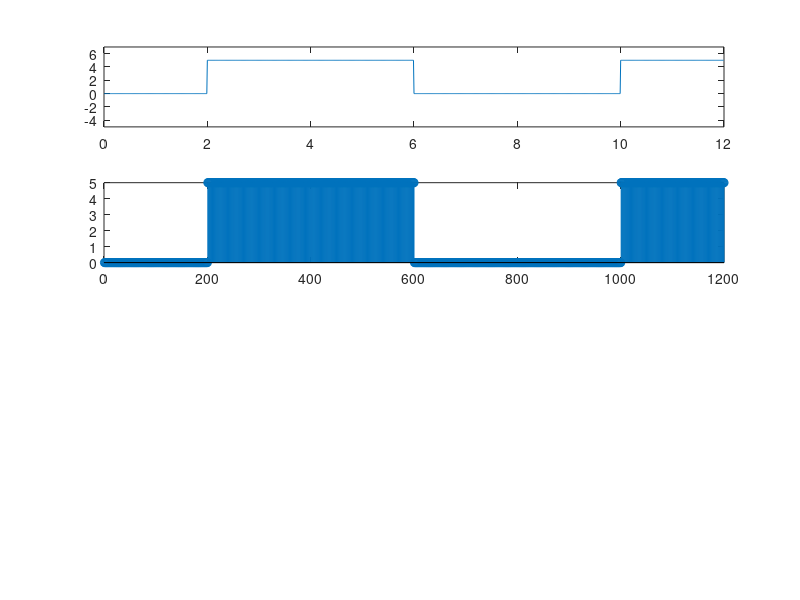

Write MATLAB code to recreate this figure.
clc;
close all;
clear all;

bits=[0,1,1,0,0,1];
bit_dur=2;

T=length(bits)*bit_dur;
fs=100;
t=0:1/fs:T-(1/fs);

for i=1:length(bits)
    if bits(i)==0
        x((i-1)*fs*bit_dur+1:i*fs*bit_dur)=0;
    else
        x((i-1)*fs*bit_dur+1:i*fs*bit_dur)=5;
    end
end
subplot(4,1,1);
plot(t,x);
ylim([-5,7]);
subplot(4,1,2);
stem(x);
%demodulation
for i=1:length(x)/(fs*bit_dur)
    if x(1,(i-1)*fs*bit_dur+1:i*fs*bit_dur) == zeros(1,fs*bit_dur)
        disp(0)
    else
        disp(1)
    end
end